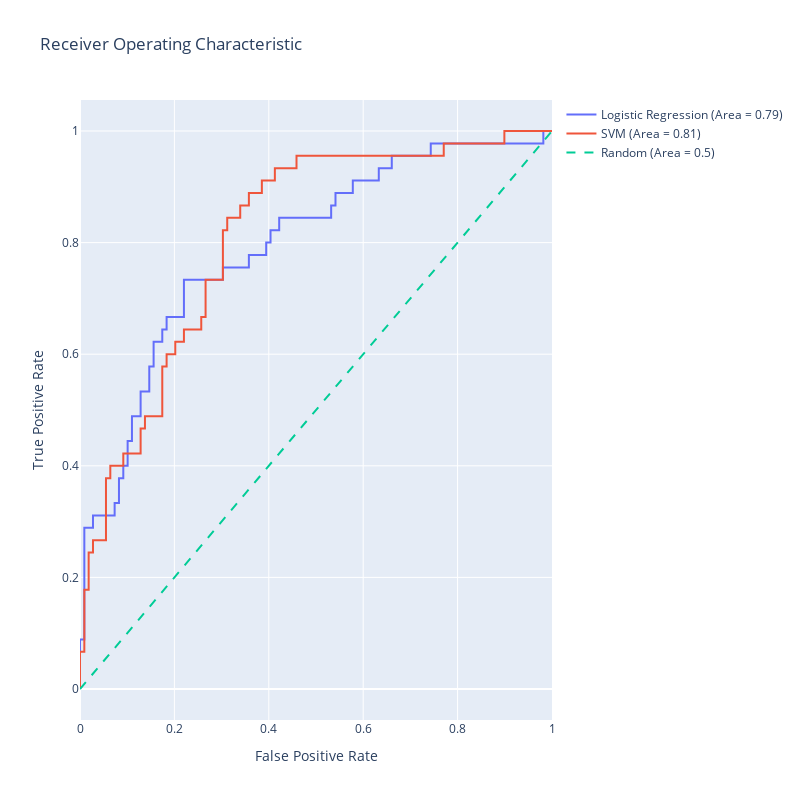

The notebook cell this image was saved under:
### Code cell
import numpy as np
import plotly.graph_objects as go
from sklearn.linear_model import LogisticRegression
from sklearn.svm import SVC
from sklearn.metrics import roc_curve, roc_auc_score
from sklearn.preprocessing import StandardScaler

# Assuming that X_train, X_test, y_train, y_test are already defined

# SVM requires feature scaling for better performance
scaler = StandardScaler()
X_train_scaled = scaler.fit_transform(X_train)
X_test_scaled = scaler.transform(X_test)

# Logistic Regression model
lr_model = LogisticRegression(max_iter=1000)
lr_model.fit(X_train, y_train)
lr_scores = lr_model.predict_proba(X_test)[:,1]

# SVM model
svm_model = SVC(probability=True)
svm_model.fit(X_train_scaled, y_train)
svm_scores = svm_model.predict_proba(X_test_scaled)[:,1]

# Generate ROC curve data for logistic regression model
lr_fpr, lr_tpr, lr_thresholds = roc_curve(y_test, lr_scores)
lr_auc = roc_auc_score(y_test, lr_scores)

# Generate ROC curve data for SVM model
svm_fpr, svm_tpr, svm_thresholds = roc_curve(y_test, svm_scores)
svm_auc = roc_auc_score(y_test, svm_scores)

# Generate a trace for the Logistic Regression ROC curve
trace0 = go.Scatter(
    x=lr_fpr,
    y=lr_tpr,
    mode='lines',
    name=f'Logistic Regression (Area = {lr_auc:.2f})'
)

# Generate a trace for the SVM ROC curve
trace1 = go.Scatter(
    x=svm_fpr,
    y=svm_tpr,
    mode='lines',
    name=f'SVM (Area = {svm_auc:.2f})'
)

# Diagonal line
trace2 = go.Scatter(
    x=[0, 1],
    y=[0, 1],
    mode='lines',
    name='Random (Area = 0.5)',
    line=dict(dash='dash')
)

data = [trace0, trace1, trace2]

# Define layout with square aspect ratio
layout = go.Layout(
    title='Receiver Operating Characteristic',
    xaxis=dict(title='False Positive Rate'),
    yaxis=dict(title='True Positive Rate'),
    autosize=False,
    width=800,
    height=800,
    showlegend=True
)

# Define figure and add data
fig = go.Figure(data=data, layout=layout)

# Show figure
fig.show()

### Figure 1 — Plotly figure (JSON) as saved in the notebook; plotly's stock layout.template omitted (floating-point values rounded to 4 significant figures)
{"data": [{"mode": "lines", "name": "Logistic Regression (Area = 0.79)", "type": "scatter", "x": [0.0, 0.0, 0.0, 0.009174, 0.009174, 0.02752, 0.02752, 0.07339, 0.07339, 0.08257, 0.08257, 0.09174, 0.09174, 0.1009, 0.1009, 0.1101, 0.1101, 0.1284, 0.1284, 0.1468, 0.1468, 0.156, 0.156, 0.1743, 0.1743, 0.1835, 0.1835, 0.2202, 0.2202, 0.3028, 0.3028, 0.3578, 0.3578, 0.3945, 0.3945, 0.4037, 0.4037, 0.422, 0.422, 0.5321, 0.5321, 0.5413, 0.5413, 0.578, 0.578, 0.633, 0.633, 0.6606, 0.6606, 0.7431, 0.7431, 0.9817, 0.9817, 1.0], "y": [0.0, 0.02222, 0.08889, 0.08889, 0.2889, 0.2889, 0.3111, 0.3111, 0.3333, 0.3333, 0.3778, 0.3778, 0.4, 0.4, 0.4444, 0.4444, 0.4889, 0.4889, 0.5333, 0.5333, 0.5778, 0.5778, 0.6222, 0.6222, 0.6444, 0.6444, 0.6667, 0.6667, 0.7333, 0.7333, 0.7556, 0.7556, 0.7778, 0.7778, 0.8, 0.8, 0.8222, 0.8222, 0.8444, 0.8444, 0.8667, 0.8667, 0.8889, 0.8889, 0.9111, 0.9111, 0.9333, 0.9333, 0.9556, 0.9556, 0.9778, 0.9778, 1.0, 1.0]}, {"mode": "lines", "name": "SVM (Area = 0.81)", "type": "scatter", "x": [0.0, 0.0, 0.0, 0.009174, 0.009174, 0.01835, 0.01835, 0.02752, 0.02752, 0.05505, 0.05505, 0.06422, 0.06422, 0.09174, 0.09174, 0.1284, 0.1284, 0.1376, 0.1376, 0.1743, 0.1743, 0.1835, 0.1835, 0.2018, 0.2018, 0.2202, 0.2202, 0.2569, 0.2569, 0.2661, 0.2661, 0.3028, 0.3028, 0.3119, 0.3119, 0.3394, 0.3394, 0.3578, 0.3578, 0.3853, 0.3853, 0.4128, 0.4128, 0.4587, 0.4587, 0.7706, 0.7706, 0.8991, 0.8991, 1.0], "y": [0.0, 0.02222, 0.06667, 0.06667, 0.1778, 0.1778, 0.2444, 0.2444, 0.2667, 0.2667, 0.3778, 0.3778, 0.4, 0.4, 0.4222, 0.4222, 0.4667, 0.4667, 0.4889, 0.4889, 0.5778, 0.5778, 0.6, 0.6, 0.6222, 0.6222, 0.6444, 0.6444, 0.6667, 0.6667, 0.7333, 0.7333, 0.8222, 0.8222, 0.8444, 0.8444, 0.8667, 0.8667, 0.8889, 0.8889, 0.9111, 0.9111, 0.9333, 0.9333, 0.9556, 0.9556, 0.9778, 0.9778, 1.0, 1.0]}, {"line": {"dash": "dash"}, "mode": "lines", "name": "Random (Area = 0.5)", "type": "scatter", "x": [0, 1], "y": [0, 1]}], "layout": {"autosize": false, "height": 800, "showlegend": true, "title": {"text": "Receiver Operating Characteristic"}, "width": 800, "xaxis": {"title": {"text": "False Positive Rate"}}, "yaxis": {"title": {"text": "True Positive Rate"}}}}
